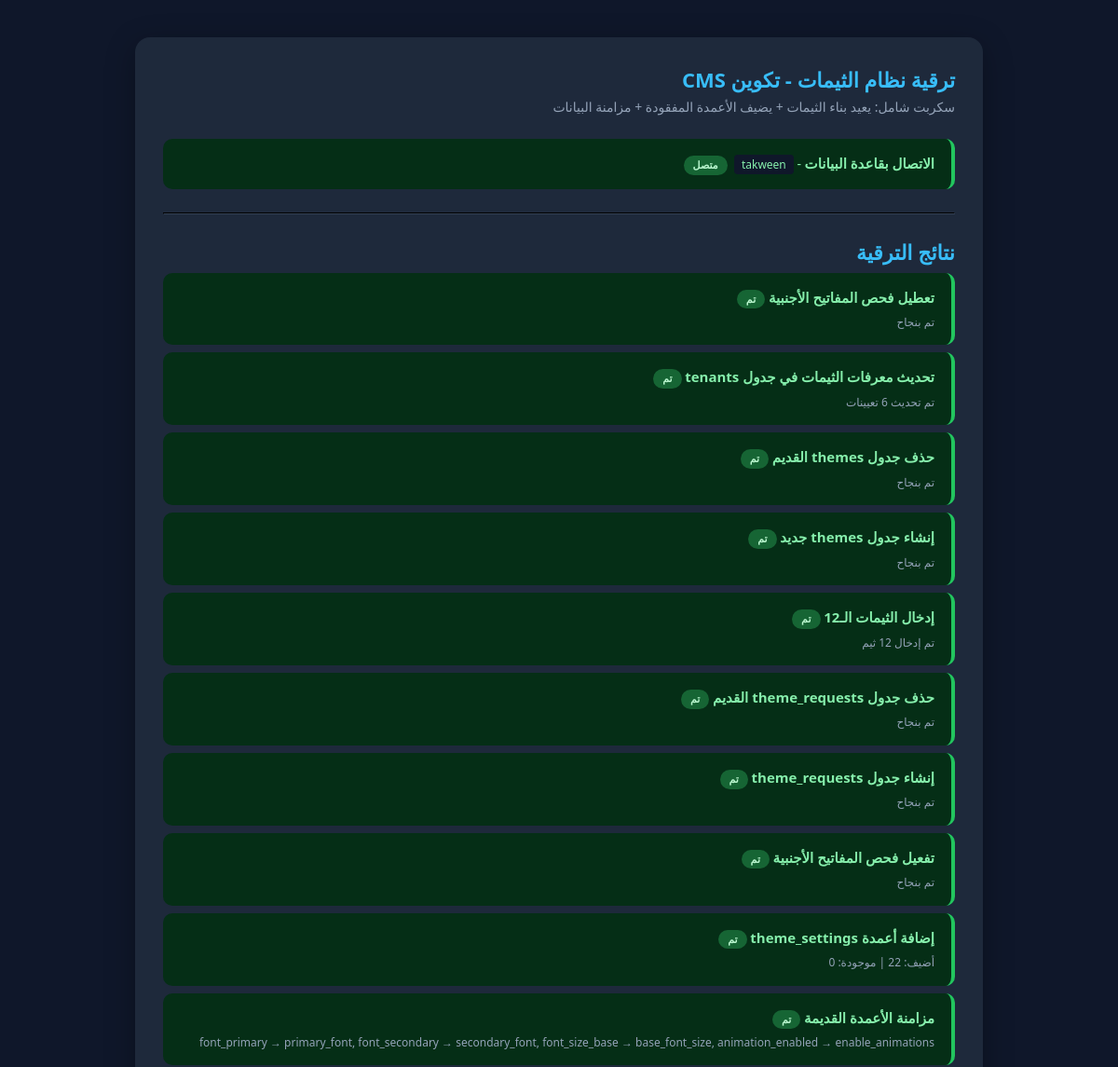
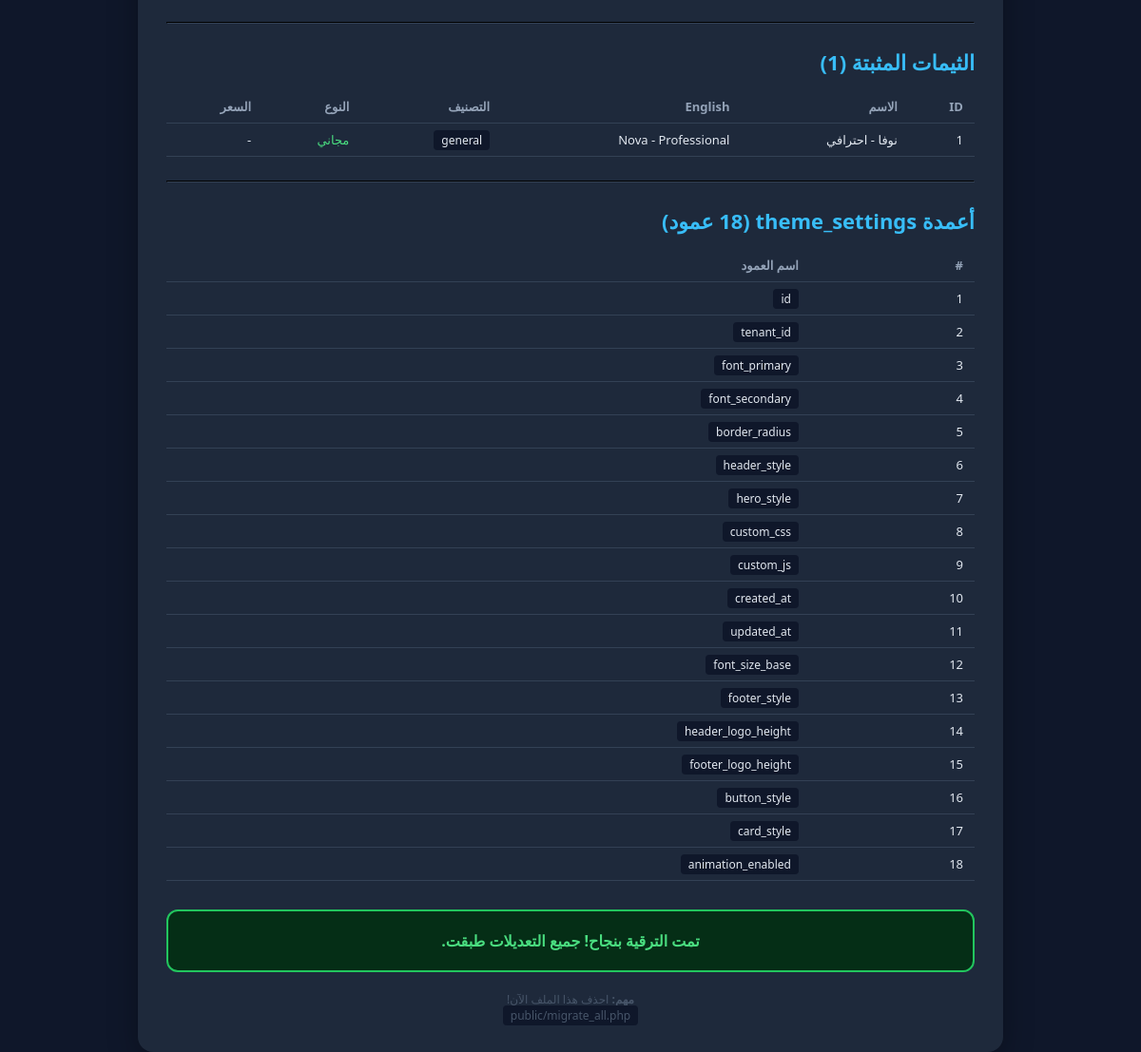
/public/migrate_all.php, run on the app's committed database (2 pictures, top to bottom).
### tables this page shows
CREATE TABLE IF NOT EXISTS `themes` (
    `id` INT(11) UNSIGNED NOT NULL AUTO_INCREMENT,
    `name` VARCHAR(100) NOT NULL,
    `name_en` VARCHAR(100) DEFAULT NULL COMMENT 'اسم القالب بالإنجليزية',
    `slug` VARCHAR(100) NOT NULL,
    `description` TEXT DEFAULT NULL,
    `description_en` TEXT DEFAULT NULL COMMENT 'وصف القالب بالإنجليزية',
    `category` ENUM('maintenance', 'decor', 'electric', 'plumbing', 'cleaning', 'general', 'other') NOT NULL DEFAULT 'general',
    `preview_image` VARCHAR(255) DEFAULT NULL,
    `is_active` TINYINT(1) NOT NULL DEFAULT 1,
    `is_premium` TINYINT(1) NOT NULL DEFAULT 0,
    `is_paid` TINYINT(1) NOT NULL DEFAULT 0 COMMENT 'هل القالب مدفوع 0=مجاني 1=مدفوع',
    `price` DECIMAL(10,2) DEFAULT 0.00 COMMENT 'سعر القالب المدفوع',
    `currency` VARCHAR(10) DEFAULT 'SAR' COMMENT 'عملة السعر',
    `payment_link` VARCHAR(500) DEFAULT NULL COMMENT 'رابط الدفع للقالب المدفوع',
    `sort_order` INT(11) NOT NULL DEFAULT 0 COMMENT 'ترتيب العرض',
    `version` VARCHAR(20) DEFAULT '1.0.0',
    `settings_schema` TEXT DEFAULT NULL,  
    `created_at` DATETIME NOT NULL DEFAULT CURRENT_TIMESTAMP,
    `updated_at` DATETIME NOT NULL DEFAULT CURRENT_TIMESTAMP ON UPDATE CURRENT_TIMESTAMP,
    PRIMARY KEY (`id`),
    UNIQUE KEY `slug` (`slug`)
);

### public/migrate_all.php (the view, shortened to what this page needs)
<?php
$steps = [];
$allOk = true;
function runSQL($pdo, $sql, $stepName, &$steps, &$allOk) {
    try {
        $steps[] = ['name' => $stepName, 'status' => 'ok', 'msg' => 'تم بنجاح'];
    } catch (Exception $e) {
        $allOk = false;
        $steps[] = ['name' => $stepName, 'status' => 'error', 'msg' => $e->getMessage()];
    }
}
?>
<!DOCTYPE html>
<html dir="rtl" lang="ar">
<head>
</head>
<body>
<div class="box">
<h1>ترقية نظام الثيمات - تكوين CMS</h1>
<h2>سكربت شامل: يعيد بناء الثيمات + يضيف الأعمدة المفقودة + مزامنة البيانات</h2>
<?php
try {
    $pdo = new PDO(
        "mysql:host=" . DB_HOST . ";dbname=" . DB_NAME . ";charset=" . DB_CHARSET,
        DB_USER, DB_PASS,
        [PDO::ATTR_ERRMODE => PDO::ERRMODE_EXCEPTION]
    );
} catch (Exception $e) {
    echo '<div class="step step-err"><span class="label">فشل الاتصال بقاعدة البيانات</span><div class="detail">' . htmlspecialchars($e->getMessage()) . '</div></div>';
    echo '</div></body></html>';
    exit;
}
echo '<div class="step step-ok"><span class="label">الاتصال بقاعدة البيانات</span> - <code>' . DB_NAME . '</code> &nbsp;<span class="badge badge-ok">متصل</span></div>';
runSQL($pdo, "SET FOREIGN_KEY_CHECKS = 0", 'تعطيل فحص المفاتيح الأجنبية', $steps, $allOk);
$mappings = [
    [6, 1],
    [3, 2],
    [5, 3],
    [2, 4],
    [1, 5],
    [4, 6],
];
foreach ($mappings as $m) {
    try {
        $pdo->exec("UPDATE IGNORE `tenants` SET `theme_id` = {$m[1]} WHERE `theme_id` = {$m[0]}");
    } catch (Exception $e) {
    }
}
$steps[] = ['name' => 'تحديث معرفات الثيمات في جدول tenants', 'status' => 'ok', 'msg' => 'تم تحديث 6 تعيينات'];
runSQL($pdo, "DROP TABLE IF EXISTS `themes`", 'حذف جدول themes القديم', $steps, $allOk);
$createThemes = "CREATE TABLE `themes` (
    `id` INT(11) UNSIGNED NOT NULL AUTO_INCREMENT,
    `name` VARCHAR(100) NOT NULL COMMENT 'اسم القالب بالعربية',
    `name_en` VARCHAR(100) DEFAULT NULL COMMENT 'اسم القالب بالإنجليزية',
    `slug` VARCHAR(100) NOT NULL COMMENT 'معرف القالب الفريد',
    `description` TEXT DEFAULT NULL,
    `description_en` TEXT DEFAULT NULL,
    `category` ENUM('general','maintenance','decor','electric','plumbing','cleaning','medical','realestate','restaurant','education','fitness','legal','other') NOT NULL DEFAULT 'general',
    `preview_image` VARCHAR(255) DEFAULT NULL,
    `thumbnail` VARCHAR(500) DEFAULT NULL,
    `is_active` TINYINT(1) NOT NULL DEFAULT 1,
    `is_premium` TINYINT(1) NOT NULL DEFAULT 0,
    `is_paid` TINYINT(1) NOT NULL DEFAULT 0,
    `price` DECIMAL(10,2) DEFAULT 0.00,
    `currency` VARCHAR(10) DEFAULT 'SAR',
    `payment_link` VARCHAR(500) DEFAULT NULL,
    `sort_order` INT(11) NOT NULL DEFAULT 0,
    `version` VARCHAR(20) DEFAULT '1.0.0',
    `settings_schema` TEXT DEFAULT NULL,
    `created_at` DATETIME NOT NULL DEFAULT CURRENT_TIMESTAMP,
    `updated_at` DATETIME NOT NULL DEFAULT CURRENT_TIMESTAMP ON UPDATE CURRENT_TIMESTAMP,
    PRIMARY KEY (`id`),
    UNIQUE KEY `slug` (`slug`),
    KEY `category` (`category`),
    KEY `is_active` (`is_active`),
    KEY `is_paid` (`is_paid`)
) ENGINE=InnoDB DEFAULT CHARSET=utf8mb4 COLLATE=utf8mb4_unicode_ci";
runSQL($pdo, $createThemes, 'إنشاء جدول themes جديد', $steps, $allOk);
$themes = [
    [1, 'خدمات عامة', 'General Services', 'general', 'قالب متعدد الاستخدامات مناسب لجميع أنواع الخدمات', 'Versatile template for all types of services', 'general', 0, 0.00, 1],
    [2, 'كهرباء الموثوق', 'Reliable Electric', 'electric', 'قالب احترافي متخصص لشركات الكهرباء', 'Professional template for electrical companies', 'electric', 0, 0.00, 2],
    [3, 'نضارة', 'CleanSpark', 'cleaning', 'قالب منعش ومشرق لشركات التنظيف', 'Fresh template for cleaning companies', 'cleaning', 0, 0.00, 3],
    [4, 'أثر الديكور', 'Decor Mark', 'decor', 'قالب أنيق وفاخر لشركات الديكور', 'Elegant template for interior design', 'decor', 0, 0.00, 4],
    [5, 'الصيانة الأولى', 'First Maintenance', 'maintenance', 'قالب عملي وموثوق لشركات الصيانة', 'Practical template for maintenance', 'maintenance', 0, 0.00, 5],
    [6, 'سباكة الضمان', 'Warranty Plumbing', 'plumbing', 'قالب متخصص لشركات السباكة', 'Specialized template for plumbing', 'plumbing', 0, 0.00, 6],
    [7, 'طبيبروف', 'MediPro', 'medical', 'قالب طبي احترافي للعيادات والمستشفيات', 'Professional medical template', 'medical', 1, 149.00, 7],
    [8, 'عقار الخليج', 'Gulf Estates', 'realestate', 'قالب فاخر لشركات العقارات', 'Luxurious real estate template', 'realestate', 1, 199.00, 8],
    [9, 'مائدة شهية', 'Feast Table', 'restaurant', 'قالب أنيق للمطاعم والكافيهات', 'Elegant restaurant template', 'restaurant', 1, 149.00, 9],
    [10, 'مسار المعرفة', 'Knowledge Path Academy', 'education', 'قالب أكاديمي للمدارس ومراكز التدريب', 'Academic template for schools', 'education', 1, 149.00, 10],
    [11, 'العدل للمحاماة', 'Al-Adal Legal', 'legal', 'قالب رسمي فاخر لمكاتب المحاماة', 'Premium template for law firms', 'legal', 1, 199.00, 11],
    [12, 'أبطال الصحة', 'Health Champions', 'fitness', 'قالب رياضي للنوادي وصالات الجيم', 'Sports template for gyms', 'fitness', 1, 149.00, 12],
];
$inserted = 0;
foreach ($themes as $t) {
    try {
        $inserted++;
    } catch (Exception $e) {
        $steps[] = ['name' => "إدخال ثيم: {$t[1]}", 'status' => 'error', 'msg' => $e->getMessage()];
        $allOk = false;
    }
}
$steps[] = ['name' => 'إدخال الثيمات الـ12', 'status' => 'ok', 'msg' => "تم إدخال {$inserted} ثيم"];
runSQL($pdo, "DROP TABLE IF EXISTS `theme_requests`", 'حذف جدول theme_requests القديم', $steps, $allOk);
$createRequests = "CREATE TABLE IF NOT EXISTS `theme_requests` (
    `id` INT(11) UNSIGNED NOT NULL AUTO_INCREMENT,
    `tenant_id` INT(11) UNSIGNED NOT NULL,
    `theme_id` INT(11) UNSIGNED NOT NULL,
    `status` ENUM('pending','approved','rejected','cancelled') NOT NULL DEFAULT 'pending',
    `amount` DECIMAL(10,2) DEFAULT 0.00,
    `currency` VARCHAR(10) DEFAULT 'SAR',
    `payment_method` VARCHAR(100) DEFAULT NULL,
    `payment_ref` VARCHAR(255) DEFAULT NULL,
    `admin_notes` TEXT DEFAULT NULL,
    `tenant_notes` TEXT DEFAULT NULL,
    `approved_at` DATETIME DEFAULT NULL,
    `rejected_at` DATETIME DEFAULT NULL,
    `created_at` DATETIME DEFAULT CURRENT_TIMESTAMP,
    `updated_at` DATETIME DEFAULT CURRENT_TIMESTAMP ON UPDATE CURRENT_TIMESTAMP,
    PRIMARY KEY (`id`),
    KEY `tenant_id` (`tenant_id`),
    KEY `theme_id` (`theme_id`),
    KEY `status` (`status`),
    CONSTRAINT `theme_requests_tenant_fk` FOREIGN KEY (`tenant_id`) REFERENCES `tenants` (`id`) ON DELETE CASCADE,
    CONSTRAINT `theme_requests_theme_fk` FOREIGN KEY (`theme_id`) REFERENCES `themes` (`id`) ON DELETE CASCADE
) ENGINE=InnoDB DEFAULT CHARSET=utf8mb4 COLLATE=utf8mb4_unicode_ci";
runSQL($pdo, $createRequests, 'إنشاء جدول theme_requests', $steps, $allOk);
runSQL($pdo, "SET FOREIGN_KEY_CHECKS = 1", 'تفعيل فحص المفاتيح الأجنبية', $steps, $allOk);
$newColumns = [
    'primary_font'       => "VARCHAR(100) DEFAULT 'Tajawal' COMMENT 'الخط الرئيسي'",
    'secondary_font'     => "VARCHAR(100) DEFAULT 'Tajawal' COMMENT 'الخط الثانوي'",
    'base_font_size'     => "VARCHAR(10) DEFAULT '16' COMMENT 'حجم الخط الأساسي'",
    'heading_font_weight'=> "VARCHAR(10) DEFAULT '700' COMMENT 'سمك خطوط العناوين'",
    'body_font_weight'   => "VARCHAR(10) DEFAULT '400' COMMENT 'سمك خطوط النص'",
    'primary_color'      => "VARCHAR(7) DEFAULT '#2563eb' COMMENT 'اللون الرئيسي'",
    'secondary_color'    => "VARCHAR(7) DEFAULT '#1e40af' COMMENT 'اللون الثانوي'",
    'accent_color'       => "VARCHAR(7) DEFAULT '#f59e0b' COMMENT 'لون التمييز'",
    'text_color'         => "VARCHAR(7) DEFAULT '#1f2937' COMMENT 'لون النص الرئيسي'",
    'text_muted_color'   => "VARCHAR(7) DEFAULT '#6b7280' COMMENT 'لون النص الثانوي'",
    'background_color'   => "VARCHAR(7) DEFAULT '#ffffff' COMMENT 'لون الخلفية'",
    'card_background'    => "VARCHAR(7) DEFAULT '#ffffff' COMMENT 'لون خلفية البطاقات'",
    'border_color'       => "VARCHAR(7) DEFAULT '#e5e7eb' COMMENT 'لون الحدود'",
    'button_radius'      => "VARCHAR(10) DEFAULT '8' COMMENT 'استدارة الأزرار'",
    'card_radius'        => "VARCHAR(10) DEFAULT '12' COMMENT 'استدارة البطاقات'",
    'button_shadow'      => "TINYINT(1) DEFAULT 0 COMMENT 'ظل الأزرار'",
    'card_hover_effect'  => "VARCHAR(20) DEFAULT 'lift' COMMENT 'تأثير تمرير البطاقات'",
    'enable_animations'  => "TINYINT(1) DEFAULT 1 COMMENT 'تفعيل الرسوم المتحركة'",
    'animation_type'     => "VARCHAR(20) DEFAULT 'fade' COMMENT 'نوع الرسوم المتحركة'",
    'container_width'    => "VARCHAR(10) DEFAULT '1200' COMMENT 'عرض الحاوية'",
    'header_fixed'       => "TINYINT(1) DEFAULT 0 COMMENT 'ثبات الرأس'",
    'sidebar_position'   => "VARCHAR(10) DEFAULT 'right' COMMENT 'موضع الشريط الجانبي'",
];
try {
    $stmt = $pdo->query("SELECT COLUMN_NAME FROM information_schema.COLUMNS WHERE TABLE_SCHEMA = DATABASE() AND TABLE_NAME = 'theme_settings'");
    $existing = [];
    while ($row = $stmt->fetch(PDO::FETCH_OBJ)) {
        $existing[] = $row->COLUMN_NAME;
    }
} catch (Exception $e) {
    $existing = [];
}
$colAdded = 0;
$colSkipped = 0;
$colErrors = [];
foreach ($newColumns as $colName => $colDef) {
    if (in_array($colName, $existing)) {
        $colSkipped++;
    } else {
        try {
            $pdo->exec("ALTER TABLE `theme_settings` ADD COLUMN `{$colName}` {$colDef}");
            $colAdded++;
        } catch (Exception $e) {
            $colErrors[] = $colName . ': ' . $e->getMessage();
            $allOk = false;
        }
    }
}
$steps[] = [
    'name' => 'إضافة أعمدة theme_settings',
    'status' => empty($colErrors) ? 'ok' : 'error',
    'msg' => "أضيف: {$colAdded} | موجودة: {$colSkipped}" . (empty($colErrors) ? '' : ' | أخطاء: ' . count($colErrors))
];
$syncs = [];
if (in_array('font_primary', $existing)) {
    try {
        $pdo->exec("UPDATE `theme_settings` SET `primary_font` = `font_primary` WHERE `primary_font` = 'Tajawal' AND `font_primary` IS NOT NULL AND `font_primary` != 'Tajawal'");
        $syncs[] = 'font_primary → primary_font';
    } catch (Exception $e) {}
}
if (in_array('font_secondary', $existing)) {
    try {
        $pdo->exec("UPDATE `theme_settings` SET `secondary_font` = `font_secondary` WHERE `secondary_font` = 'Tajawal' AND `font_secondary` IS NOT NULL AND `font_secondary` != 'Tajawal'");
        $syncs[] = 'font_secondary → secondary_font';
    } catch (Exception $e) {}
}
if (in_array('font_size_base', $existing)) {
    try {
        $pdo->exec("UPDATE `theme_settings` SET `base_font_size` = REPLACE(`font_size_base`, 'px', '') WHERE `font_size_base` IS NOT NULL AND `font_size_base` != '16px'");
        $syncs[] = 'font_size_base → base_font_size';
    } catch (Exception $e) {}
}
if (in_array('animation_enabled', $existing)) {
    try {
        $pdo->exec("UPDATE `theme_settings` SET `enable_animations` = `animation_enabled` WHERE `animation_enabled` IS NOT NULL");
        $syncs[] = 'animation_enabled → enable_animations';
    } catch (Exception $e) {}
}
if (!empty($syncs)) {
    $steps[] = ['name' => 'مزامنة الأعمدة القديمة', 'status' => 'ok', 'msg' => implode(', ', $syncs)];
}
echo '<hr style="border-color:#334155;margin:25px 0">';
echo '<h1 style="color:#38bdf8">نتائج الترقية</h1>';
foreach ($steps as $s) {
    $cls = $s['status'] === 'ok' ? 'step-ok' : 'step-err';
    $badge = $s['status'] === 'ok' ? '<span class="badge badge-ok">تم</span>' : '<span class="badge badge-err">خطأ</span>';
    echo '<div class="step ' . $cls . '">';
    echo '<span class="label">' . $s['name'] . '</span> ' . $badge;
    echo '<div class="detail">' . htmlspecialchars($s['msg']) . '</div>';
    echo '</div>';
}
try {
    $stmt = $pdo->query("SELECT id, name, name_en, slug, category, is_paid, price FROM themes ORDER BY id");
    $themes = $stmt->fetchAll(PDO::FETCH_OBJ);
    if (count($themes) > 0) {
        echo '<hr style="border-color:#334155;margin:25px 0">';
        echo '<h1 style="color:#38bdf8">الثيمات المثبتة (' . count($themes) . ')</h1>';
        echo '<table>';
        echo '<tr><th>ID</th><th>الاسم</th><th>English</th><th>التصنيف</th><th>النوع</th><th>السعر</th></tr>';
        foreach ($themes as $t) {
            $type = $t->is_paid ? '<span style="color:#fbbf24">مدفوع</span>' : '<span style="color:#4ade80">مجاني</span>';
            echo '<tr>';
            echo '<td>' . $t->id . '</td>';
            echo '<td>' . htmlspecialchars($t->name) . '</td>';
            echo '<td>' . htmlspecialchars($t->name_en) . '</td>';
            echo '<td><code>' . $t->category . '</code></td>';
            echo '<td>' . $type . '</td>';
            echo '<td>' . ($t->is_paid ? $t->price . ' ر.س' : '-') . '</td>';
            echo '</tr>';
        }
        echo '</table>';
    }
} catch (Exception $e) {}
try {
    $stmt = $pdo->query("SELECT COLUMN_NAME FROM information_schema.COLUMNS WHERE TABLE_SCHEMA = DATABASE() AND TABLE_NAME = 'theme_settings' ORDER BY ORDINAL_POSITION");
    $cols = $stmt->fetchAll(PDO::FETCH_OBJ);
    echo '<hr style="border-color:#334155;margin:25px 0">';
    echo '<h1 style="color:#38bdf8">أعمدة theme_settings (' . count($cols) . ' عمود)</h1>';
    echo '<table><tr><th>#</th><th>اسم العمود</th></tr>';
    $i = 1;
    foreach ($cols as $c) {
        $isNew = in_array($c->COLUMN_NAME, array_keys($newColumns));
        $extra = $isNew ? ' <span class="badge badge-ok">جديد</span>' : '';
        echo '<tr><td>' . $i++ . '</td><td><code>' . $c->COLUMN_NAME . '</code>' . $extra . '</td></tr>';
    }
    echo '</table>';
} catch (Exception $e) {}
if ($allOk && empty($colErrors)) {
    echo '<div class="final final-ok">تمت الترقية بنجاح! جميع التعديلات طبقت.</div>';
}
?>
<div class="footer">
    <strong>مهم:</strong> احذف هذا الملف الآن!<br>
    <code>public/migrate_all.php</code>
</div>
</div>
</body>
</html>

### public/migrate_all.php (style rules this page uses)
* { font-family:'Segoe UI',Tahoma,sans-serif;direction:rtl }
body { background:#0f172a;color:#e2e8f0;padding:20px;margin:0 }
.box { max-width:850px;margin:20px auto;background:#1e293b;border-radius:16px;padding:30px;box-shadow:0 8px 32px rgba(0,0,0,.3) }
h1 { color:#38bdf8;margin:0 0 5px;font-size:22px }
h2 { color:#94a3b8;font-size:14px;margin:0 0 25px;font-weight:400 }
.step { padding:14px 18px;border-radius:10px;margin:8px 0;font-size:14px;line-height:1.7;border-right:4px solid transparent }
.step-ok { background:#052e16;border-color:#22c55e;color:#86efac }
.step .label { font-weight:700;font-size:15px }
.step .detail { color:#94a3b8;font-size:12px;margin-top:4px }
.badge { display:inline-block;padding:1px 10px;border-radius:12px;font-size:11px;font-weight:700 }
.badge-ok { background:#166534;color:#bbf7d0 }
.final { margin-top:30px;padding:20px;border-radius:12px;text-align:center;font-size:16px;font-weight:700 }
.final-ok { background:#052e16;color:#4ade80;border:2px solid #22c55e }
.footer { text-align:center;color:#475569;font-size:12px;margin-top:20px }
table { width:100%;border-collapse:collapse;margin:15px 0 }
th,td { padding:8px 12px;text-align:right;border-bottom:1px solid #334155;font-size:13px }
th { color:#94a3b8 }
code { background:#0f172a;padding:2px 8px;border-radius:4px;font-size:12px }

### data on the page
themes: id "1", name "نوفا - احترافي", name_en "Nova - Professional", category "general", is_paid "مجاني"

### other printed values
DB_NAME "takween"
$s['name'] "تعطيل فحص المفاتيح الأجنبية"
$s['msg'] "تم بنجاح"
$s['name'] "تحديث معرفات الثيمات في جدول tenants"
$s['msg'] "تم تحديث 6 تعيينات"
$s['name'] "حذف جدول themes القديم"
$s['name'] "إنشاء جدول themes جديد"
$s['name'] "إدخال الثيمات الـ12"
$s['msg'] "تم إدخال 12 ثيم"
$s['name'] "حذف جدول theme_requests القديم"
$s['name'] "إنشاء جدول theme_requests"
$s['name'] "تفعيل فحص المفاتيح الأجنبية"
$s['name'] "إضافة أعمدة theme_settings"
$s['msg'] "أضيف: 22 | موجودة: 0"
$s['name'] "مزامنة الأعمدة القديمة"
